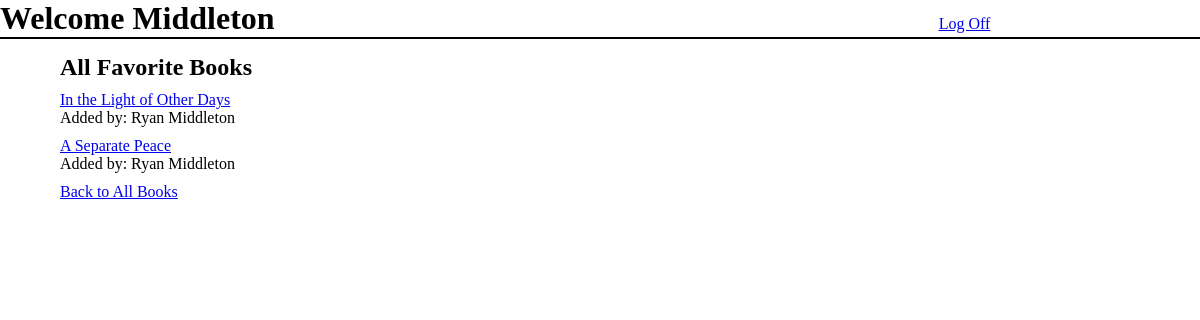
The app's page /fav_books (signed in) with its own data.
### favorite_books_app/models.py (models this page shows)
class User(models.Model):
    first_name = models.CharField(max_length=255)
    last_name = models.CharField(max_length=255)
    email = models.CharField(max_length=255)
    password = models.CharField(max_length=255)
    created_at = models.DateTimeField(auto_now_add=True)
    updated_at = models.DateTimeField(auto_now=True)
    objects = UserManager()

class Book(models.Model):
    title = models.CharField(max_length=255)
    description = models.TextField()
    uploaded_by = models.ForeignKey(User, related_name="books_uploaded", on_delete = models.CASCADE)
    favorite_users = models.ManyToManyField(User, related_name="favorite_books")
    created_at = models.DateTimeField(auto_now_add=True)
    updated_at = models.DateTimeField(auto_now=True)
    objects = BookManager()

### favorite_books_app/views.py (the view)
# urls.py: path('fav_books', views.getFavoriteBooks),
def getFavoriteBooks(request):
    context = {
        'cur_user':User.objects.get(id=request.session['user_id'])
    }
    return render(request, "favorite_books.html", context)

### favorite_books_app/templates/favorite_books.html (shortened to what this page needs)
<!DOCTYPE html>
<html lang="en">
<head>
    {% load static %}
    <link rel="stylesheet" href="{% static 'css/styles.css' %}">
</head>
<body>
    <div id="all_books_wrapper">
        <div id="books_header">
            <h1>Welcome {{request.session.user_name}}</h1>
            <a href="/logout" id="logout">Log Off</a>
        </div>
        <div id="book_list_container">
            <h2>All Favorite Books</h2>
            {% for book in cur_user.favorite_books.all %}
            <a href="books/{{book.id}}" class="book_title">{{book.title}}</a>
            <p>Added by: {{book.uploaded_by.first_name}} {{book.uploaded_by.last_name}}</p>
            {% endfor %}
            <a href="/books" id="all_books_link"> Back to All Books</a>
        </div>
    </div>
</body>
</html>

### favorite_books_app/static/css/styles.css (style rules this page uses)
* { margin:0px; padding:0px; }
#all_books_wrapper #add_book_container, #book_list_container { margin-top:15px; display:inline-block; vertical-align:top; }
#books_header { border-bottom:2px solid black; }
#books_header * { display:inline-block; }
#books_header #logout { margin-left:55%; }
#book_list_container { margin-left:5%; width:60% }
#book_list_container * { display:block; }
#all_books_link { margin-top:10px; }
#book_list_container .book_title { margin-top:10px; }

### records on screen
User: session.user_name "Middleton"
Book: title "In the Light of Other Days", uploaded_by.first_name "Ryan", uploaded_by.last_name "Middleton"
Book: title "A Separate Peace", uploaded_by.first_name "Ryan", uploaded_by.last_name "Middleton"
